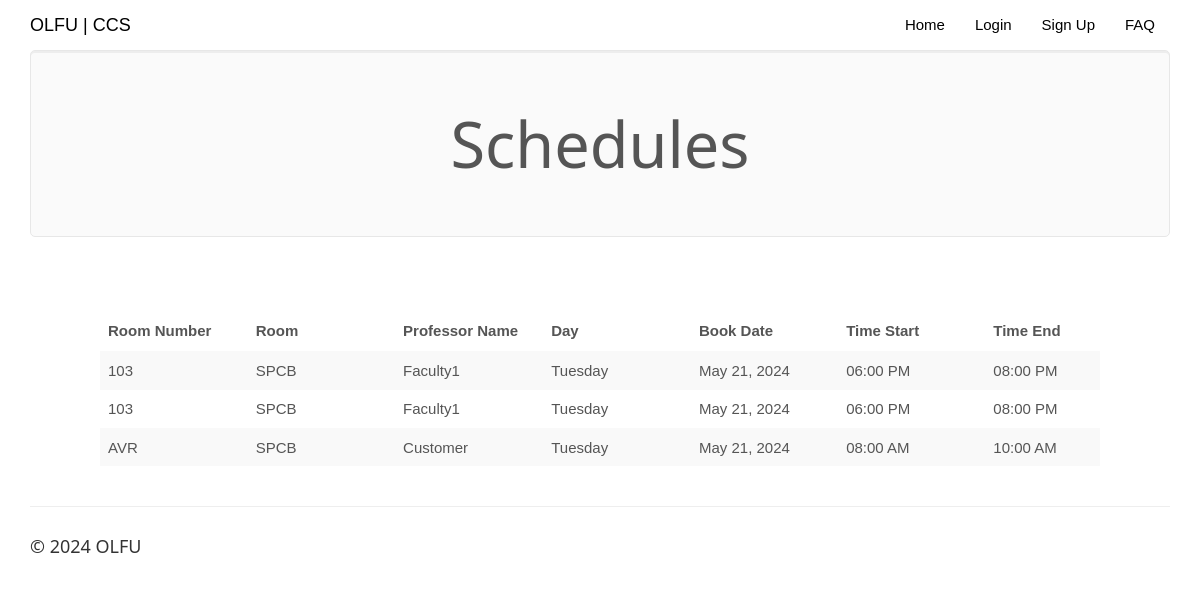
Screenshot of /clientview.php with the database file from the repository.
### tables this page shows
CREATE TABLE `schedules` (
  `id` int(100) NOT NULL,
  `customer_username` varchar(50) NOT NULL,
  `car_id` int(20) NOT NULL,
  `booking_date` datetime NOT NULL,
  `rent_start_date` datetime NOT NULL,
  `day_of_week` varchar(255) NOT NULL,
  `time_start` time NOT NULL,
  `time_end` time NOT NULL,
  `event_name` varchar(255) NOT NULL,
  `booking_status` varchar(255) NOT NULL
);

CREATE TABLE `room` (
  `car_id` int(20) NOT NULL,
  `car_name` varchar(50) NOT NULL,
  `car_nameplate` varchar(50) NOT NULL,
  `car_fare` varchar(255) NOT NULL,
  `car_img` varchar(50) DEFAULT 'NA',
  `car_availability` varchar(10) NOT NULL
);

### clientview.php (the view, shortened to what this page needs)
<!DOCTYPE html>
<html>
<?php
$conn = Connect();
?>
<head>
<link rel="stylesheet" href="assets/bootstrap/css/bootstrap.min.css">
<link rel="stylesheet" href="assets/fonts/font-awesome.min.css">
<link rel="stylesheet" href="assets/w3css/w3.css">
<link rel="stylesheet" type="text/css" href="assets/css/customerlogin.css">
<link rel="stylesheet" type="text/css" media="screen" href="assets/css/clientpage.css" />
</head>
<body id="page-top" data-spy="scroll" data-target=".navbar-fixed-top">
    <nav class="navbar navbar-custom navbar-fixed-top" role="navigation" style="color: black">
        <div class="container">
            <div class="navbar-header">
                <a class="navbar-brand page-scroll" href="index.php">
                   OLFU | CCS </a>
            </div>
            <?php
if (isset($_SESSION['login_client'])) {
    ?>
            <div class="collapse navbar-collapse navbar-right navbar-main-collapse">
                <ul class="nav navbar-nav">
                    <li>
                        <a href="index.php">Home</a>
                    </li>
                    <li>
                        <a href="#">Welcome <?php echo $_SESSION['login_client']; ?></a>
                    </li>
                    <li>
                    <ul class="nav navbar-nav navbar-right">
            <li><a href="#" class="dropdown-toggle active" data-toggle="dropdown" role="button" aria-haspopup="true" aria-expanded="false"> Control Panel <span class="caret"></span> </a>
                <ul class="dropdown-menu">
                <li> <a href="addroom.php">ADD ROOM</a></li>
              <li> <a href="clientview.php">SCHEDULE LIST</a></li>
              <li> <a href="pending_bookings_admin.php">PENDING SCHEDULE</a></li>
              <li> <a href="pending_users.php">PENDING USERS</a></li>
              <li> <a href="all_users.php">USERS</a></li>
            </ul>
            </li>
          </ul>
                    </li>
                    <li>
                        <a href="logout.php"> Logout</a>
                    </li>
                </ul>
            </div>
            <?php
} else {
    ?>
            <div class="collapse navbar-collapse navbar-right navbar-main-collapse">
                <ul class="nav navbar-nav">
                    <li>
                        <a href="index.php">Home</a>
                    </li>
                                <li>
                                    <a href="customerlogin.php">Login</a>
                                </li>
                                <li>
                                    <a href="customersignup.php">Sign Up</a>
                                </li>
                    <li>
                        <a href="#"> FAQ </a>
                    </li>
                </ul>
            </div>
                <?php }
?>
        </div>
    </nav>
<?php $login_client = $_SESSION['login_client'];
$sql1 = "SELECT * FROM schedules rc, room WHERE room.car_id = rc.car_id order by id desc";
$result1 = $conn->query($sql1);
if (mysqli_num_rows($result1) > 0) {
    ?>
<div class="container">
      <div class="jumbotron">
        <h1 class="text-center">Schedules</h1>
      </div>
    </div>
<br>
<br>
    <div class="table-responsive" style="padding-left: 100px; padding-right: 100px;" >
<table class="table table-striped">
  <thead class="thead-dark">
<tr>
<th width="15%">Room Number</th>
<th width="15%">Room</th>
<th width="15%">Professor Name</th>
<th width="15%">Day</th>
<th width="15%">Book Date</th>
<th width="15%">Time Start</th>
<th width="15%">Time End</th>
</tr>
</thead>
<?php
while ($row = mysqli_fetch_assoc($result1)) {
        ?>
<tr>
<td><?php echo $row["car_nameplate"]; ?></td>
<td><?php echo $row["car_name"]; ?></td>
<td><?php echo ucfirst($row["customer_username"]); ?></td>
<td><?php echo $row["day_of_week"]; ?></td>
<td><?php echo date('M d, Y', strtotime($row["rent_start_date"])); ?></td>
<td><?php echo date('h:i A', strtotime($row["time_start"])); ?></td>
<td><?php echo date('h:i A', strtotime($row["time_end"])); ?></td>
<td>
</tr>
<?php }?>
                </table>
                </div>
            <?php
}?>
</body>
<footer class="site-footer">
        <div class="container">
            <hr>
            <div class="row">
                <div class="col-sm-6">
                    <h5>© <?php echo date("Y"); ?> OLFU</h5>
                </div>
            </div>
        </div>
    </footer>
</html>

### assets/w3css/w3.css (style rules this page uses)
*,*:before,*:after { box-sizing:inherit }
html { -ms-text-size-adjust:100%;-webkit-text-size-adjust:100% }
body { margin:0 }
article,aside,details,figcaption,figure,footer,header,main,menu,nav,section,summary { display:block }
a { background-color:transparent;-webkit-text-decoration-skip:objects }
hr { box-sizing:content-box;height:0;overflow:visible }
html,body { font-family:Verdana,sans-serif;font-size:15px;line-height:1.5 }
html { overflow-x:hidden }
h1 { font-size:36px }
h5 { font-size:18px }
h1,h2,h3,h4,h5,h6 { font-family:"Segoe UI",Arial,sans-serif;font-weight:400;margin:10px 0 }
hr { border:0;border-top:1px solid #eee;margin:20px 0 }
a { color:inherit }

### assets/css/customerlogin.css (style rules this page uses)
body, html { height: 100%; }
body { padding-top: 50px; background-size: 100%; }
footer { display: block; }

### rows the page displays
schedules: room.car_nameplate "103", room.car_name "SPCB", customer_username "Faculty1", day_of_week "Tuesday", rent_start_date "May 21, 2024", time_start "06:00 PM", time_end "08:00 PM"
schedules: room.car_nameplate "103", room.car_name "SPCB", customer_username "Faculty1", day_of_week "Tuesday", rent_start_date "May 21, 2024", time_start "06:00 PM", time_end "08:00 PM"
schedules: room.car_nameplate "AVR", room.car_name "SPCB", customer_username "Customer", day_of_week "Tuesday", rent_start_date "May 21, 2024", time_start "08:00 AM", time_end "10:00 AM"
